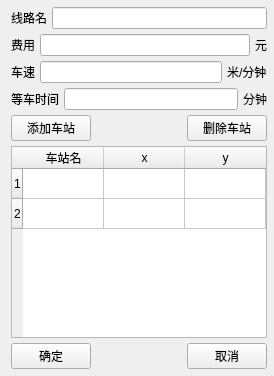
<?xml version="1.0" encoding="UTF-8"?>
<ui version="4.0">
 <class>addsetting</class>
 <widget class="QWidget" name="addsetting">
  <property name="geometry">
   <rect>
    <x>0</x>
    <y>0</y>
    <width>270</width>
    <height>376</height>
   </rect>
  </property>
  <property name="windowTitle">
   <string>创建线路</string>
  </property>
  <layout class="QVBoxLayout" name="verticalLayout">
   <property name="spacing">
    <number>5</number>
   </property>
   <property name="sizeConstraint">
    <enum>QLayout::SetFixedSize</enum>
   </property>
   <property name="topMargin">
    <number>7</number>
   </property>
   <property name="rightMargin">
    <number>7</number>
   </property>
   <property name="bottomMargin">
    <number>7</number>
   </property>
   <item>
    <layout class="QHBoxLayout" name="horizontalLayout_2">
     <property name="spacing">
      <number>5</number>
     </property>
     <property name="sizeConstraint">
      <enum>QLayout::SetDefaultConstraint</enum>
     </property>
     <item>
      <widget class="QLabel" name="label">
       <property name="text">
        <string>线路名</string>
       </property>
      </widget>
     </item>
     <item>
      <widget class="QLineEdit" name="lineText"/>
     </item>
    </layout>
   </item>
   <item>
    <layout class="QHBoxLayout" name="horizontalLayout_3">
     <property name="sizeConstraint">
      <enum>QLayout::SetDefaultConstraint</enum>
     </property>
     <item>
      <widget class="QLabel" name="label_2">
       <property name="text">
        <string>费用</string>
       </property>
      </widget>
     </item>
     <item>
      <widget class="QLineEdit" name="MoneyText"/>
     </item>
     <item>
      <widget class="QLabel" name="label_5">
       <property name="text">
        <string>元</string>
       </property>
      </widget>
     </item>
    </layout>
   </item>
   <item>
    <layout class="QHBoxLayout" name="horizontalLayout_4">
     <item>
      <widget class="QLabel" name="label_3">
       <property name="text">
        <string>车速</string>
       </property>
      </widget>
     </item>
     <item>
      <widget class="QLineEdit" name="speedText"/>
     </item>
     <item>
      <widget class="QLabel" name="label_7">
       <property name="text">
        <string>米/分钟</string>
       </property>
      </widget>
     </item>
    </layout>
   </item>
   <item>
    <layout class="QHBoxLayout" name="horizontalLayout_5">
     <property name="spacing">
      <number>5</number>
     </property>
     <item>
      <widget class="QLabel" name="label_4">
       <property name="text">
        <string>等车时间</string>
       </property>
      </widget>
     </item>
     <item>
      <widget class="QLineEdit" name="timeText"/>
     </item>
     <item>
      <widget class="QLabel" name="label_6">
       <property name="text">
        <string>分钟</string>
       </property>
      </widget>
     </item>
    </layout>
   </item>
   <item>
    <layout class="QHBoxLayout" name="horizontalLayout_6">
     <item>
      <widget class="QPushButton" name="addStation">
       <property name="text">
        <string>添加车站</string>
       </property>
      </widget>
     </item>
     <item>
      <spacer name="horizontalSpacer_2">
       <property name="orientation">
        <enum>Qt::Horizontal</enum>
       </property>
       <property name="sizeHint" stdset="0">
        <size>
         <width>40</width>
         <height>20</height>
        </size>
       </property>
      </spacer>
     </item>
     <item>
      <widget class="QPushButton" name="deleteStation">
       <property name="text">
        <string>删除车站</string>
       </property>
      </widget>
     </item>
    </layout>
   </item>
   <item>
    <widget class="QTableWidget" name="StationNums">
     <property name="lineWidth">
      <number>1</number>
     </property>
     <property name="autoScrollMargin">
      <number>16</number>
     </property>
     <property name="defaultDropAction">
      <enum>Qt::IgnoreAction</enum>
     </property>
     <property name="alternatingRowColors">
      <bool>false</bool>
     </property>
     <property name="iconSize">
      <size>
       <width>0</width>
       <height>0</height>
      </size>
     </property>
     <property name="textElideMode">
      <enum>Qt::ElideRight</enum>
     </property>
     <property name="gridStyle">
      <enum>Qt::SolidLine</enum>
     </property>
     <property name="rowCount">
      <number>2</number>
     </property>
     <attribute name="horizontalHeaderCascadingSectionResizes">
      <bool>false</bool>
     </attribute>
     <attribute name="horizontalHeaderDefaultSectionSize">
      <number>81</number>
     </attribute>
     <attribute name="horizontalHeaderShowSortIndicator" stdset="0">
      <bool>false</bool>
     </attribute>
     <attribute name="horizontalHeaderStretchLastSection">
      <bool>false</bool>
     </attribute>
     <attribute name="verticalHeaderCascadingSectionResizes">
      <bool>false</bool>
     </attribute>
     <row/>
     <row/>
     <column>
      <property name="text">
       <string>车站名</string>
      </property>
     </column>
     <column>
      <property name="text">
       <string>x</string>
      </property>
     </column>
     <column>
      <property name="text">
       <string>y</string>
      </property>
     </column>
    </widget>
   </item>
   <item>
    <layout class="QHBoxLayout" name="horizontalLayout">
     <property name="spacing">
      <number>2</number>
     </property>
     <item>
      <widget class="QPushButton" name="trueButton">
       <property name="text">
        <string>确定</string>
       </property>
       <property name="iconSize">
        <size>
         <width>14</width>
         <height>14</height>
        </size>
       </property>
      </widget>
     </item>
     <item>
      <spacer name="horizontalSpacer">
       <property name="orientation">
        <enum>Qt::Horizontal</enum>
       </property>
       <property name="sizeType">
        <enum>QSizePolicy::Expanding</enum>
       </property>
       <property name="sizeHint" stdset="0">
        <size>
         <width>40</width>
         <height>20</height>
        </size>
       </property>
      </spacer>
     </item>
     <item>
      <widget class="QPushButton" name="falseButton">
       <property name="text">
        <string>取消</string>
       </property>
      </widget>
     </item>
    </layout>
   </item>
  </layout>
 </widget>
 <resources/>
 <connections>
  <connection>
   <sender>falseButton</sender>
   <signal>clicked()</signal>
   <receiver>addsetting</receiver>
   <slot>close()</slot>
   <hints>
    <hint type="sourcelabel">
     <x>221</x>
     <y>357</y>
    </hint>
    <hint type="destinationlabel">
     <x>134</x>
     <y>187</y>
    </hint>
   </hints>
  </connection>
 </connections>
</ui>
